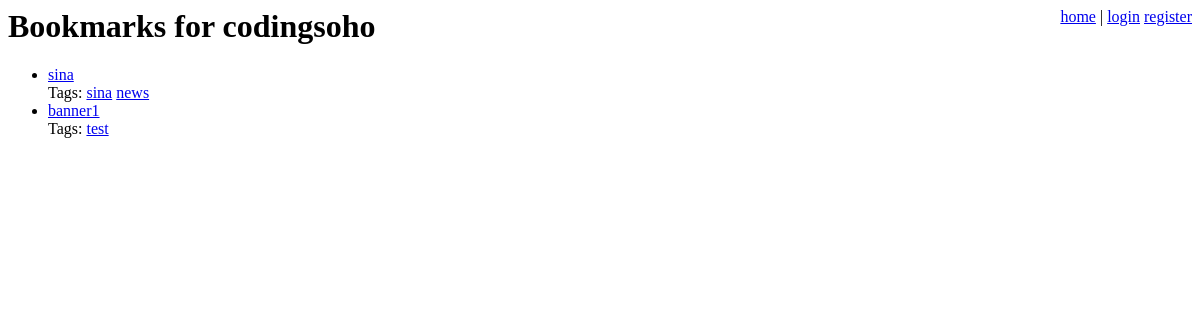
/user/codingsoho/, run on an earlier commit of the app's database.
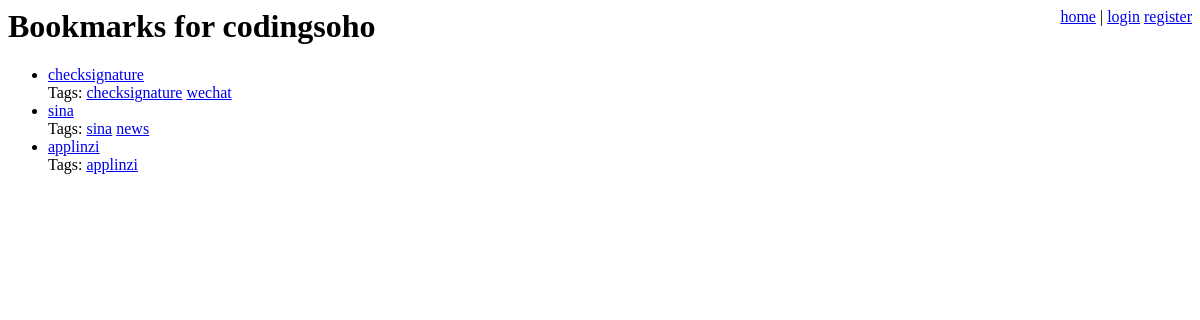
And on a later commit of the database.
### bookmarks/models.py (models this page shows, shortened)
class Bookmark(models.Model):
    title = models.CharField(max_length=200)
    user = models.ForeignKey(User)
    link = models.ForeignKey(Link)

class Tag(models.Model):
    name = models.CharField(max_length=64, unique=True)
    bookmarks = models.ManyToManyField(Bookmark)

### bookmarks/views.py (the view)
# urls.py: url(r'^user/(\w+)/$', user_page),
def user_page(request, username):
    try:
        user = User.objects.get(username=username)
    except User.DoesNotExist:
        raise Http404(u'Requested user not found.')
    user = get_object_or_404(User, username=username)
    bookmarks = user.bookmark_set.order_by('-id')
    return render_to_response(
        'user_page.html',
        {
            'username': username,
            'bookmarks': bookmarks,
            'user': request.user,
            'show_tags': True,
            'show_edit': username == request.user.username,
        }
    )

### templates/user_page.html (shortened to what this page needs)
{% extends "base.html" %}
{% block head %}Bookmarks for {{ username }}{% endblock %}
{% block content %}
    {% include "bookmark_list.html" %}
{% endblock %}

### templates/bookmark_list.html (shortened to what this page needs)
{% if bookmarks %}
    <ul class="bookmarks">
        {% for bookmark in bookmarks %}
        <li>
            <a href="{{ bookmark.link.url }}" class="title">
            {{ bookmark.title }}</a>
            <br>
            {% if show_tags %}
                Tags:
                {% if bookmark.tag_set.all %}
                    <ul class="tags">
                    {% for tag in bookmark.tag_set.all %}
                        <li>
                            <a href="/tag/{{ tag.name }}/">{{ tag.name|urlencode }}</a>
                        </li>
                    {% endfor %}
                    </ul>
                {% else %}
                    None.
                {% endif %}
                <br />
            {% endif %}
        </li>
        {% endfor %}
    </ul>
{% else %}
    <p>No bookmarks found.</p>
{% endif %}

What changed in the data, as far as the page shows it:
added Bookmark: title "checksignature"
added Tag: name|urlencode "checksignature"
added Tag: name|urlencode "wechat", shown under "checksignature"
changed Bookmark: loses Tag (name|urlencode "test"); title "banner1" → "applinzi"
added Tag: name|urlencode "applinzi", shown under Bookmark "applinzi"
